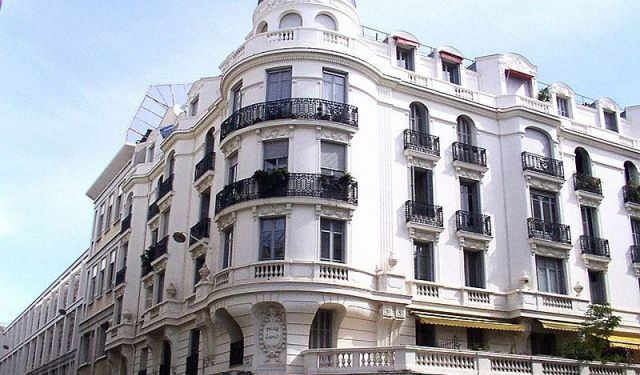
#> input picture Canny-Edge-Detection/339.jpg, 640 x 375 px
$ jupyter execute 'Canny CV2.ipynb'
#> lines starting #> are read from the running program, lines starting #| are printed output that depends on the picture
**Importing Dependencies**

[cell 1]
import cv2
import os
from matplotlib import pyplot as plt
import numpy as np

**Importing the Image**

[cell 2]
PATH = "339.jpg"
img = cv2.imread(PATH)
#> img is the input picture: shape (375, 640, 3); mean B, G, R 175.2, 167.7, 165.4

[cell 3]
# [5 lines of commented-out code are left out]

**Detecting Edges**

[cell 4]
gray = cv2.cvtColor(img, cv2.COLOR_BGR2GRAY)
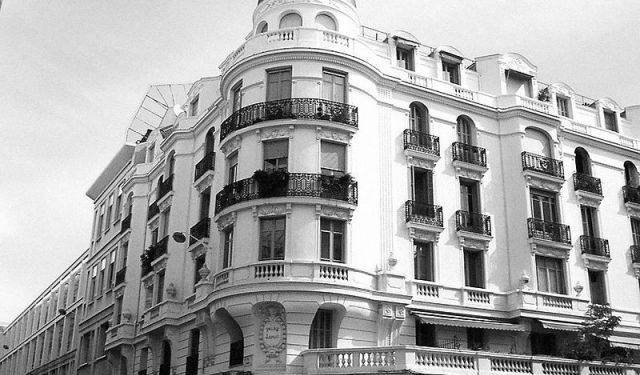
#> gray: shape (375, 640); min 0, max 255, mean 167.9
blur = cv2.GaussianBlur(gray, (5,5), 0)
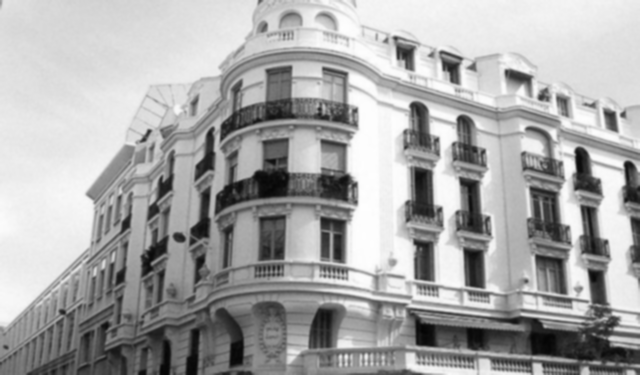
#> blur: shape (375, 640); min 4, max 254, mean 167.9
canny = cv2.Canny(blur, threshold1=180, threshold2= 200)
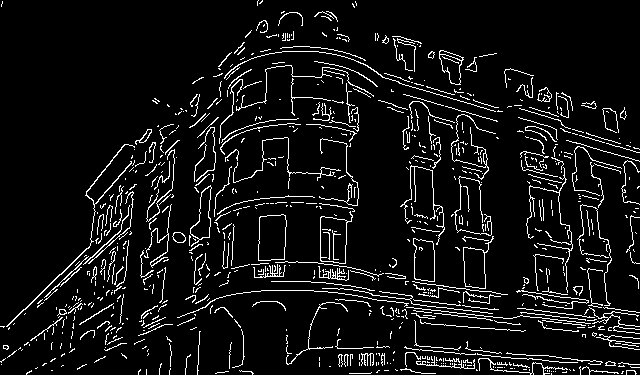
#> canny: shape (375, 640); 7.3% white in thin lines or dots

# [4 lines of commented-out code are left out]

**Exporting edges**

[cell 5]
np.savetxt('edges.csv',canny, delimiter=",")
cv2.imwrite('edges.jpg', canny)
#> Out = True
